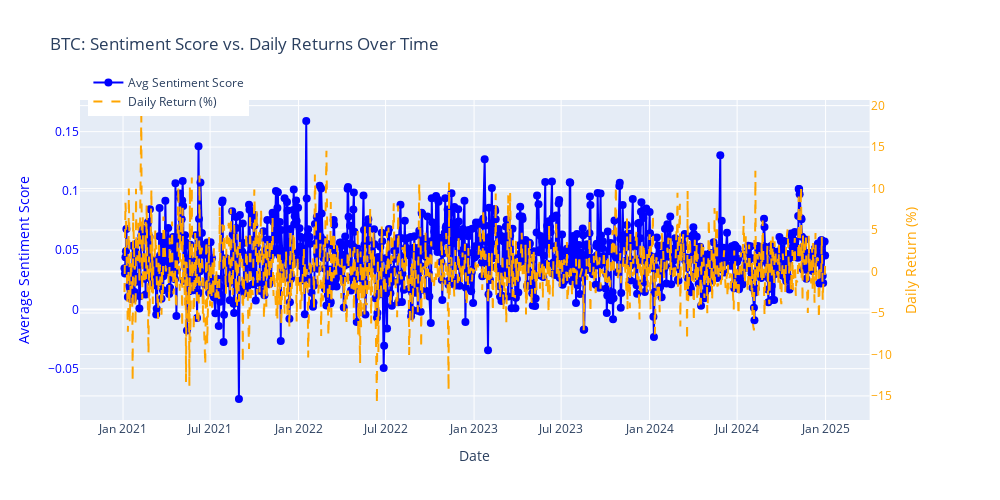

Notebook code for this chart:
### Markdown cell above
### Graph 1: Daily Sentiment and Daily Return of BTC

### Code cell
# Create subplot with 2 y-axes
fig = make_subplots(specs=[[{"secondary_y": True}]])

# Filter AAPL data (assuming same dataframe structure)
aapl = merged_df[merged_df['stock'] == 'BTC'].dropna(subset=['return'])

# Add sentiment score trace (left y-axis)
fig.add_trace(
    go.Scatter(
        x=aapl['date'],
        y=aapl['average_sentiment_score'],
        name='Avg Sentiment Score',
        mode='lines+markers',
        line=dict(color='blue'),
        marker=dict(size=8)
    ),
    secondary_y=False
)

# Add returns trace (right y-axis)
fig.add_trace(
    go.Scatter(
        x=aapl['date'],
        y=aapl['return']*100,
        name='Daily Return (%)',
        mode='lines',
        line=dict(color='orange', dash='dash')
    ),
    secondary_y=True
)

# Update layout
fig.update_layout(
    title_text='BTC: Sentiment Score vs. Daily Returns Over Time',
    width=1000,
    height=500,
    xaxis_title='Date',
    legend=dict(
        yanchor="top",
        y=1.1,
        xanchor="left",
        x=0.01
    ),
    grid=dict(
        rows=1,
        columns=1
    )
)

# Update axes
fig.update_yaxes(
    title_text='Average Sentiment Score',
    color='blue',
    secondary_y=False
)
fig.update_yaxes(
    title_text='Daily Return (%)',
    color='orange',
    secondary_y=True
)

# Show plot
fig.show()

### Figure 1 — Plotly figure (JSON) as saved in the notebook; plotly's stock layout.template omitted (floating-point values rounded to 4 significant figures; data arrays with more than 128 entries replaced by an {"elided": "..."} marker saying what was removed)
{"data": [{"line": {"color": "blue"}, "marker": {"size": 8}, "mode": "lines+markers", "name": "Avg Sentiment Score", "type": "scatter", "x": {"elided": "1042 str values"}, "xaxis": "x", "y": {"elided": "1042 float values"}, "yaxis": "y"}, {"line": {"color": "orange", "dash": "dash"}, "mode": "lines", "name": "Daily Return (%)", "type": "scatter", "x": {"elided": "1042 str values"}, "xaxis": "x", "y": {"elided": "1042 float values"}, "yaxis": "y2"}], "layout": {"grid": {"columns": 1, "rows": 1}, "height": 500, "legend": {"x": 0.01, "xanchor": "left", "y": 1.1, "yanchor": "top"}, "title": {"text": "BTC: Sentiment Score vs. Daily Returns Over Time"}, "width": 1000, "xaxis": {"anchor": "y", "domain": [0, 0.94], "title": {"text": "Date"}}, "yaxis": {"anchor": "x", "color": "blue", "domain": [0, 1], "title": {"text": "Average Sentiment Score"}}, "yaxis2": {"anchor": "x", "color": "orange", "overlaying": "y", "side": "right", "title": {"text": "Daily Return (%)"}}}}
